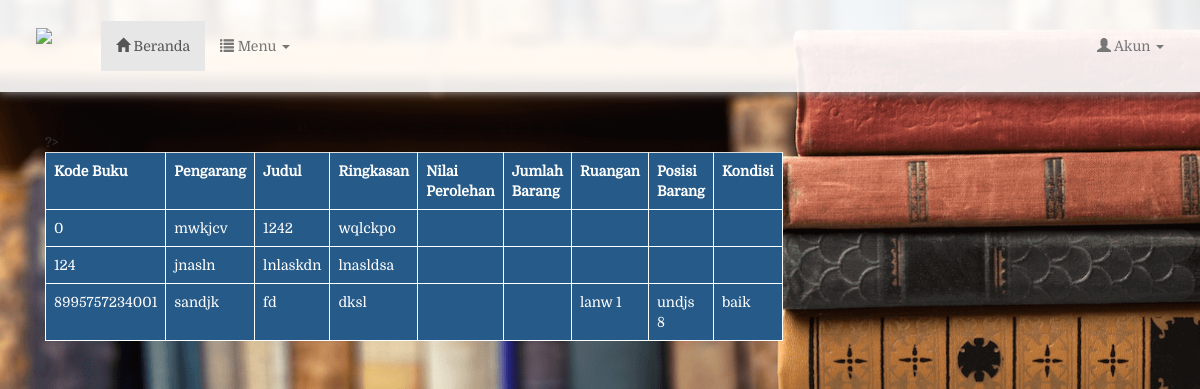
Page /list-buku.php on the committed database.
### tables this page shows
CREATE TABLE `dbbuku` (
  `kode` varchar(13) NOT NULL,
  `pengarang` text NOT NULL,
  `judul` varchar(100) NOT NULL,
  `ringkasan` mediumtext NOT NULL,
  `nilai_satuan` int(255) NOT NULL,
  `nilai_barang` int(255) NOT NULL,
  `ruangan` varchar(255) NOT NULL,
  `posisi_barang` varchar(255) NOT NULL,
  `kondisi` text NOT NULL
);

### list-buku.php (the view, shortened to what this page needs)
<?php
include 'config.php';
?>
<!DOCTYPE Html>
<html lang="id">
  <head>
    <link rel="stylesheet" href="assets/vendor/bootstrap/css/bootstrap.min.css"/>
    <link rel="stylesheet" href="assets/vendor/fontawesome/css/fontawesome.min.css"/>
    <link rel="stylesheet" href="assets/native/css/style.css"/>
  </head>
  <body style="padding-top:8em">
    <?php include 'includes/nav.php' ?>
    <div class="container">
      <div class="row">
        <div class="col-md-12">
          <div class="col-md-6">
            <table class="table-list table table-responsive table-hover">
              <tr>
                <th>Kode Buku</th>
                <th>Pengarang</th>
                <th>Judul</th>
                <th>Ringkasan</th>
                 <th>Nilai Perolehan</th>
                <th>Jumlah Barang</th>
                <th>Ruangan</th>
                <th>Posisi Barang</th>
                <th>Kondisi</th>
              </tr>
              <?php
              $query = "SELECT * FROM dbbuku";
              $result = mysqli_query($con, $query);
              while($row = mysqli_fetch_array($result)): ?>
              <tr>
                <td><?= $row['kode'] ?></td>
                <td><?= $row['pengarang'] ?></td>
                <td><?= $row['judul'] ?></td>
                <td><?= $row['ringkasan'] ?></td>
                <td><?= $row['nilai_perolehan'] ?></td>
                <td><?= $row['jumlah_barang'] ?></td>
                <td><?= $row['ruangan'] ?></td>
                <td><?= $row['posisi_barang'] ?></td>
                <td><?= $row['kondisi'] ?></td>
              </tr>
              <?php endwhile; ?>
            </table>
          </div>
        </div>
      </div>
    </div>
  </body>
</html>

### includes/nav.php (shortened to what this page needs)
<nav class="navbar navbar-default navbar-fixed-top">
      <div class="container-fluid">
        <div class="navbar-header">
          <a class="navbar-brand" href="index.php"><img style="width:50px;margin-top:-8px;" src="assets/media/mipmap/xhdp.png" class="img-responsive"></a>
        </div>
        <div class="collapse navbar-collapse" id="bs-example-navbar-collapse-1">
          <ul class="nav navbar-nav">
            <li class="active"><a href="index.php"><span class="glyphicon glyphicon-home"></span> Beranda</a></li>
            <li class="dropdown">
              <a href="#" class="dropdown-toggle" data-toggle="dropdown" role="button" aria-haspopup="true" aria-expanded="false"><span class="glyphicon glyphicon-list"></span> Menu <span class="caret"></span></a>
            </li>
          </ul>
          <ul class="nav navbar-nav navbar-right">
            <li class="dropdown">
              <a href="#" class="dropdown-toggle" data-toggle="dropdown" role="button" aria-haspopup="true" aria-expanded="false"><span class="glyphicon glyphicon-user"></span> Akun <span class="caret"></span></a>
            </li>
          </ul>
        </div>
      </div>
    </nav>

### assets/native/css/style.css (style rules this page uses)
body { font-family:main; background-image:url("../../media/images/bg-home.png"); background-size:cover; background-attachment: fixed; background-repeat:no-repeat; }
.navbar-default { background-color:rgba(255,255,255,0.9); box-shadow:0px 0px 10px #aaa; border-radius:0px; border:none; padding:1.5em; }
.table-list { color: #fff; background-color: #265a88; border: 1px solid #fff; }
.table td, .table th { border: 1px solid #fff; }

### rows in the picture
dbbuku: kode "0", pengarang "mwkjcv", judul "1242", ringkasan "wqlckpo"
dbbuku: kode "124", pengarang "jnasln", judul "lnlaskdn", ringkasan "lnasldsa"
dbbuku: kode "8995757234001", pengarang "sandjk", judul "fd", ringkasan "dksl", ruangan "lanw 1", posisi_barang "undjs 8", kondisi "baik"
